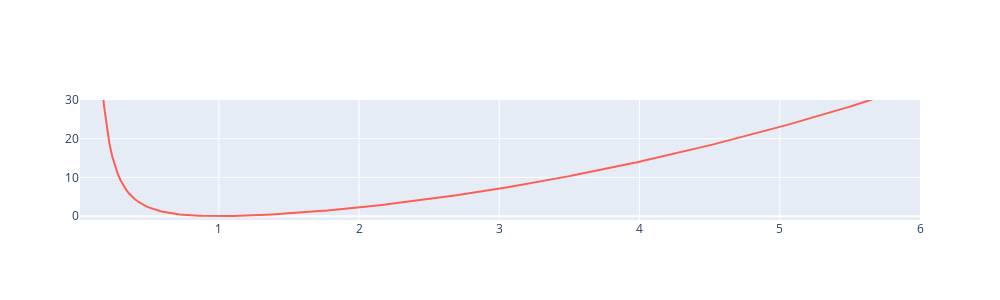

Notebook code for this chart:
### Code cell
x = [(i+1)/50 for i in range(1,1000 )]
y = [1/x_**2+x_**2-2 for x_ in x]
z = [1/x_**2+np.log(x_**2)-1 for x_ in x]
fig = go.Figure(
    data=[
        go.Scatter(x=x, y=y,
                    mode="lines",
                    name="Connected",
                    line=dict(color="#FE5F55", width=2)
        ), 
    ],
    layout=go.Layout(width=1000, height=300,
        xaxis=dict(range=[0.01, 6], autorange=False),
        yaxis=dict(range=[-1, 30], autorange=False))
)
fig.show()

### Figure 1 — Plotly figure (JSON) as saved in the notebook; plotly's stock layout.template omitted (floating-point values rounded to 4 significant figures; data arrays with more than 128 entries replaced by an {"elided": "..."} marker saying what was removed)
{"data": [{"line": {"color": "#FE5F55", "width": 2}, "mode": "lines", "name": "General", "type": "scatter", "x": {"elided": "999 float values"}, "y": {"elided": "999 float values"}}], "layout": {"height": 300, "width": 1000, "xaxis": {"autorange": false, "range": [0.01, 6]}, "yaxis": {"autorange": false, "range": [-1, 30]}}}
